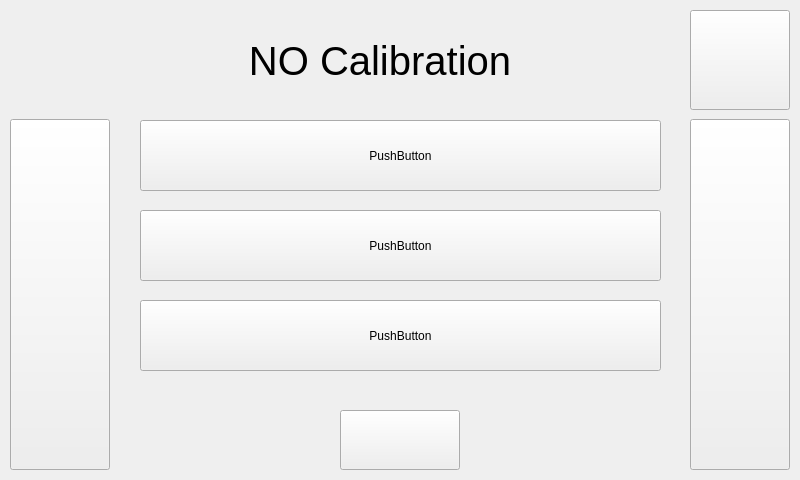
<?xml version="1.0" encoding="UTF-8"?>
<ui version="4.0">
 <class>NOCalibration405form</class>
 <widget class="QWidget" name="NOCalibration405form">
  <property name="geometry">
   <rect>
    <x>0</x>
    <y>0</y>
    <width>800</width>
    <height>480</height>
   </rect>
  </property>
  <property name="windowTitle">
   <string>Form</string>
  </property>
  <widget class="QLabel" name="AnalogLabel">
   <property name="geometry">
    <rect>
     <x>146</x>
     <y>300</y>
     <width>511</width>
     <height>71</height>
    </rect>
   </property>
   <property name="text">
    <string>TextLabel</string>
   </property>
  </widget>
  <widget class="QPushButton" name="Left">
   <property name="geometry">
    <rect>
     <x>10</x>
     <y>119</y>
     <width>100</width>
     <height>351</height>
    </rect>
   </property>
   <property name="text">
    <string/>
   </property>
   <property name="icon">
    <iconset resource="../../resources.qrc">
     <normaloff>:/Buttons/Left_Carrot.jpg</normaloff>:/Buttons/Left_Carrot.jpg</iconset>
   </property>
   <property name="iconSize">
    <size>
     <width>100</width>
     <height>340</height>
    </size>
   </property>
  </widget>
  <widget class="QPushButton" name="slopeMask">
   <property name="geometry">
    <rect>
     <x>140</x>
     <y>120</y>
     <width>521</width>
     <height>71</height>
    </rect>
   </property>
   <property name="text">
    <string>PushButton</string>
   </property>
  </widget>
  <widget class="QPushButton" name="Right">
   <property name="geometry">
    <rect>
     <x>690</x>
     <y>119</y>
     <width>100</width>
     <height>351</height>
    </rect>
   </property>
   <property name="text">
    <string/>
   </property>
   <property name="icon">
    <iconset resource="../../resources.qrc">
     <normaloff>:/Buttons/Right_Carrot.jpg</normaloff>:/Buttons/Right_Carrot.jpg</iconset>
   </property>
   <property name="iconSize">
    <size>
     <width>100</width>
     <height>340</height>
    </size>
   </property>
  </widget>
  <widget class="QPushButton" name="Home">
   <property name="geometry">
    <rect>
     <x>690</x>
     <y>10</y>
     <width>100</width>
     <height>100</height>
    </rect>
   </property>
   <property name="text">
    <string/>
   </property>
   <property name="icon">
    <iconset resource="../../resources.qrc">
     <normaloff>:/Buttons/button_back.jpg</normaloff>:/Buttons/button_back.jpg</iconset>
   </property>
   <property name="iconSize">
    <size>
     <width>100</width>
     <height>100</height>
    </size>
   </property>
  </widget>
  <widget class="QPushButton" name="AnalogMask">
   <property name="geometry">
    <rect>
     <x>140</x>
     <y>300</y>
     <width>521</width>
     <height>71</height>
    </rect>
   </property>
   <property name="text">
    <string>PushButton</string>
   </property>
  </widget>
  <widget class="QLabel" name="NOCalibration">
   <property name="geometry">
    <rect>
     <x>80</x>
     <y>10</y>
     <width>600</width>
     <height>101</height>
    </rect>
   </property>
   <property name="font">
    <font>
     <pointsize>30</pointsize>
    </font>
   </property>
   <property name="text">
    <string>NO Calibration</string>
   </property>
   <property name="alignment">
    <set>Qt::AlignCenter</set>
   </property>
  </widget>
  <widget class="QLabel" name="SlopeLabel">
   <property name="geometry">
    <rect>
     <x>146</x>
     <y>122</y>
     <width>511</width>
     <height>61</height>
    </rect>
   </property>
   <property name="text">
    <string>TextLabel</string>
   </property>
  </widget>
  <widget class="QPushButton" name="Save">
   <property name="geometry">
    <rect>
     <x>340</x>
     <y>410</y>
     <width>120</width>
     <height>60</height>
    </rect>
   </property>
   <property name="text">
    <string/>
   </property>
   <property name="icon">
    <iconset resource="../../resources.qrc">
     <normaloff>:/Buttons/button_save.jpg</normaloff>:/Buttons/button_save.jpg</iconset>
   </property>
   <property name="iconSize">
    <size>
     <width>120</width>
     <height>60</height>
    </size>
   </property>
  </widget>
  <widget class="QPushButton" name="zeroMask">
   <property name="geometry">
    <rect>
     <x>140</x>
     <y>210</y>
     <width>521</width>
     <height>71</height>
    </rect>
   </property>
   <property name="text">
    <string>PushButton</string>
   </property>
  </widget>
  <widget class="QLabel" name="ZeroLabel">
   <property name="geometry">
    <rect>
     <x>146</x>
     <y>210</y>
     <width>511</width>
     <height>71</height>
    </rect>
   </property>
   <property name="text">
    <string>TextLabel</string>
   </property>
  </widget>
  <zorder>ZeroLabel</zorder>
  <zorder>SlopeLabel</zorder>
  <zorder>AnalogLabel</zorder>
  <zorder>Left</zorder>
  <zorder>slopeMask</zorder>
  <zorder>Right</zorder>
  <zorder>AnalogMask</zorder>
  <zorder>NOCalibration</zorder>
  <zorder>Save</zorder>
  <zorder>zeroMask</zorder>
  <zorder>Home</zorder>
 </widget>
 <resources>
  <include location="../../resources.qrc"/>
 </resources>
 <connections/>
</ui>
